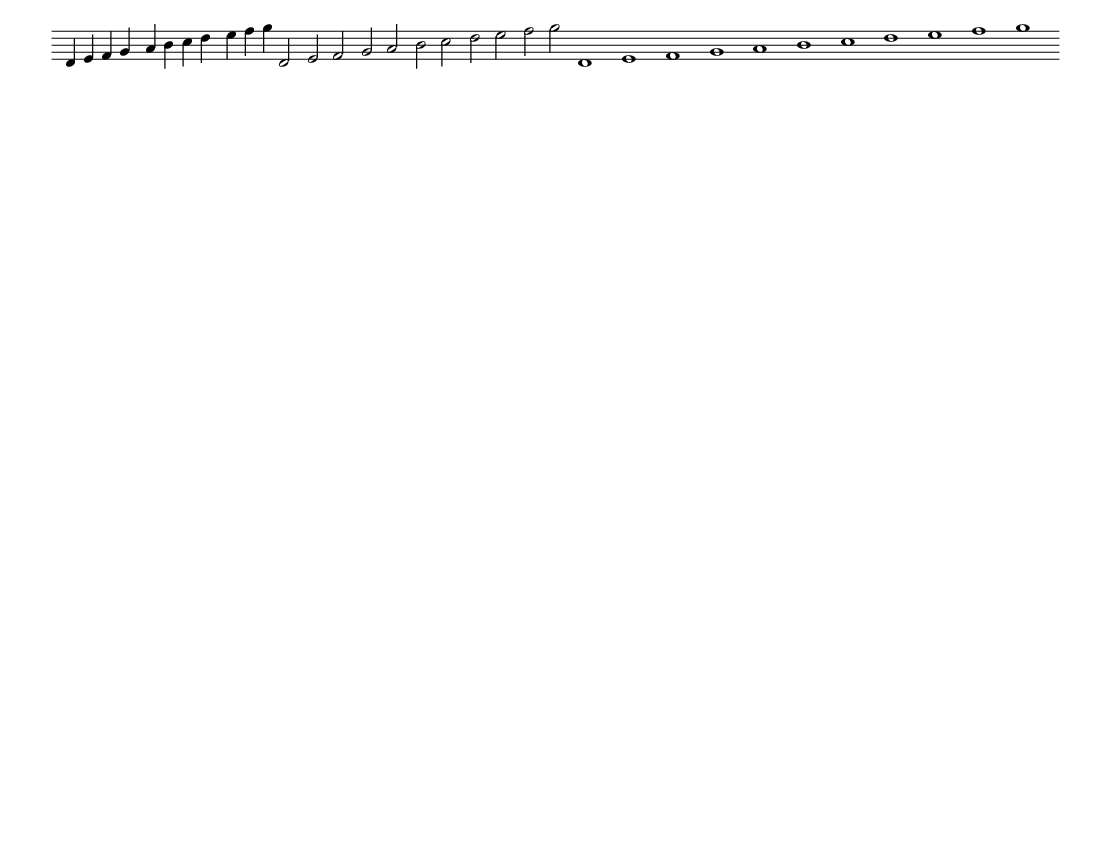
#> input picture chromatic.png, 1111 x 859 px
$ python -i asdf3.py   (imports and definitions only)
#> lines starting #> are read from the running program, lines starting #| are printed output that depends on the picture
import numpy as np
import math
from PIL import Image

def find_lines(line):
    lines = []
    y = 0
    while y < len(line):
        while y < len(line) and not line[y]: y += 1
        start = y
        while y < len(line) and line[y]: y += 1
        end = y
        if end - start == 0:
            break
        #if end - start == 1: continue
        lines.append(end - start)
    return lines

def seems_like_a_note_line(line, mean, stdev):
    lines = find_lines(line)
    if len(lines) == 0:
        return False
    if len(lines) != 5:
        return True
    #import ipdb;ipdb.set_trace()
    lines = np.array(lines)
    mean = int(lines.mean())
    #stdev = int(round(lines.std()))
    if any(l - mean > 1.25*stdev for l in lines):
        return True
    return False

SACRED_X = 36
SACRED_Y = 104
SACRED_SIZE = (SACRED_X, SACRED_Y)

#i = Image.open('test.png').convert('1', image=Image.NONE)
def split(i):
    def getline(x):
        return [0 if p == 255 else 1 for p in i.crop((x, 0, x+1, i.height)).getdata()]

    def calculate_bu(line):
        y = 0
        while y < i.height and not line[y]: y += 1
        toptop = y
        while y < i.height and line[y]: y += 1
        topbottom = y
        while y < i.height and not line[y]: y += 1
        bottomtop = y
        while y < i.height and line[y]: y += 1
        bottombottom = y
        midtop = (toptop + topbottom) // 2
        midbottom = (bottomtop + bottombottom) // 2
        return midbottom - midtop

    # find 5 lines
    x = 0
    while x < i.width and len(find_lines(getline(x))) < 5:
        x += 1
    first_5 = x
    mean = 0
    stdev = 0
    sampled = 0;
    while True:
        #print(x)
        line = getline(x)

        # get top and bottom of staff
        try:
            first_bar = line.index(1)
        except ValueError:
            return []
        last_bar = len(line)-1 - line[::-1].index(1)

        lines = np.array(find_lines(line))
        if sampled > 8 and any(abs(l - mean) > 2*stdev for l in lines):
            break

        # find mean and standard deviation of bar line height
        if x - first_5 > 2:
            mean += lines.mean()
            stdev += lines.std()
            sampled += 1
        #print(lines, mean, stdev)
        x += 1
    mean = math.ceil(mean / sampled)
    stdev = math.ceil(mean / sampled)

    stdev_sample_location = (first_5 + x) // 2
    lines = np.array(find_lines(getline(stdev_sample_location)))
    mean = math.ceil(lines.mean())
    stdev = math.ceil(lines.std())
    bu = calculate_bu(getline(stdev_sample_location))
    #print(stdev_sample_location, lines, mean, stdev, bu)

    def seems_like_a_note(x):
        return seems_like_a_note_line(getline(x), mean, stdev)

    # collection pass
    collected = []
    x = 0
    while x < i.width:
        while x < i.width and not seems_like_a_note(x):
            x += 1
        start = x
        while x < i.width and seems_like_a_note(x):
            x += 1
        end = x
        if start == end: # like at the end of the line
            break
        if end - start < bu/20:
            #print(bu);
            #print(start, end, end-start)
            continue # this can't be good
        collected.append((start, end))

    # merge pass
    j = 0
    while j < len(collected) - 1:
        if collected[j+1][0] - collected[j][1] < bu * .5:
            collected[j] = (collected[j][0], collected[j+1][1])
            del collected[j+1]
        else:
            j += 1

    # drop pass
    j = 0
    while j < len(collected):
        start, end = collected[j]
        if end - start < bu//2:
            del collected[j]
        else:
            j += 1

    # crop pass
    chunks = []
    for start, end in collected:
        center = (start + end) // 2
        start = int(center - 1.5*bu)
        end = int(center + 1.5*bu)
        pos = (start, first_bar-bu*2, end, last_bar+bu*2)
        cropped = i.crop(pos)
        #chunk = i.crop((start, 0, end, i.height))
        cropped = cropped.resize(SACRED_SIZE)
        chunks.append((pos, cropped))
    return chunks

#split(i)

>>> from PIL import Image
>>> picture = Image.open('chromatic.png')
#> picture is the input picture: PIL image 1111x859 RGB; min 0, max 255, mean 253.2
>>> result = split(picture)
#> the loop in split, `for start, end in collected:` made 1 pass
#> pass 1, in split, `cropped = i.crop(pos)`:
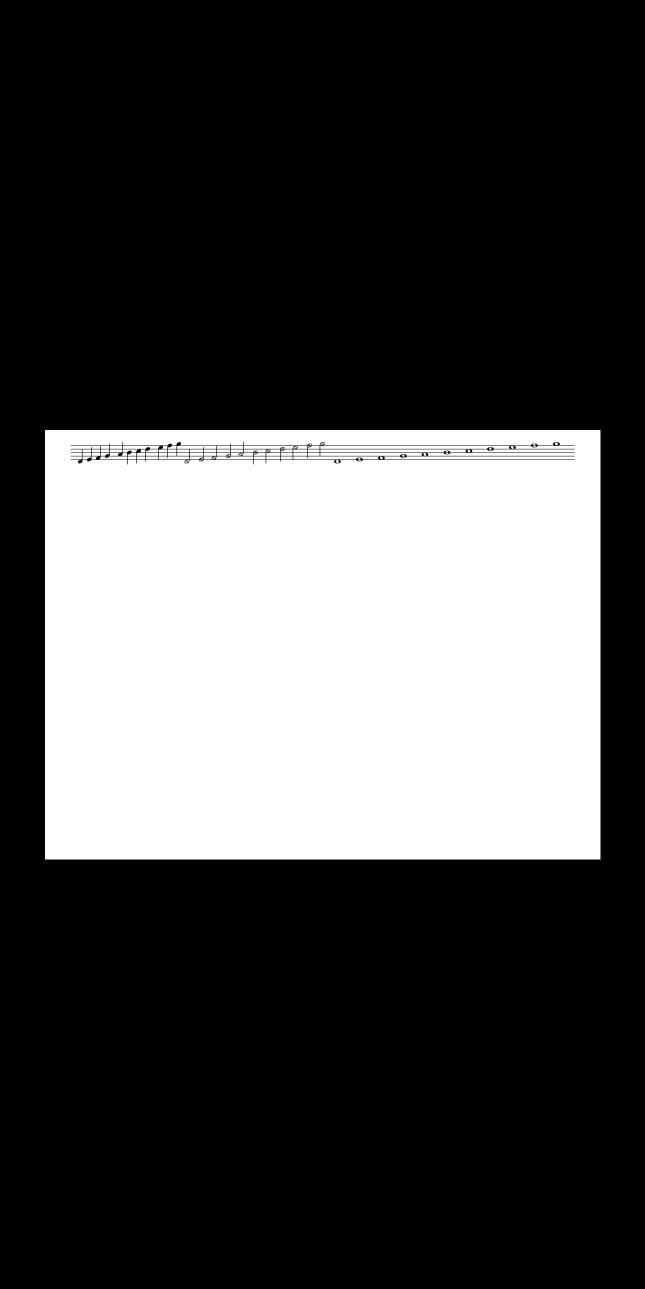
#> cropped: PIL image 1290x2578 RGB (shown at 1/2 size); min 0, max 255, mean 72.6
#> pass 1, in split, `cropped = cropped.resize(SACRED_SIZE)`:
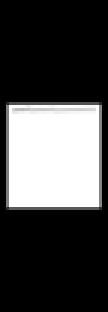
#> cropped: PIL image 36x104 RGB (shown 3 times larger); min 0, max 255, mean 72.7

$ run again, on marytrim.png
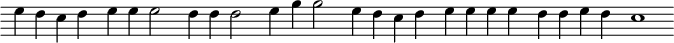
#> input picture marytrim.png, 674 x 43 px
#> picture is the input picture: PIL image 674x43 L; min 0, max 255, mean 210.2
#> the loop in split, `for start, end in collected:` made 26 passes
#> pass 1, in split, `cropped = i.crop(pos)`:
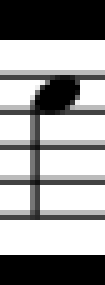
#> cropped: PIL image 21x57 L (shown 5 times larger); min 0, max 255, mean 155.1
#> pass 2, in split, `cropped = cropped.resize(SACRED_SIZE)`:
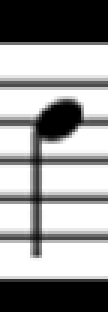
#> cropped: PIL image 36x104 L (shown 3 times larger); min 0, max 255, mean 154.6
